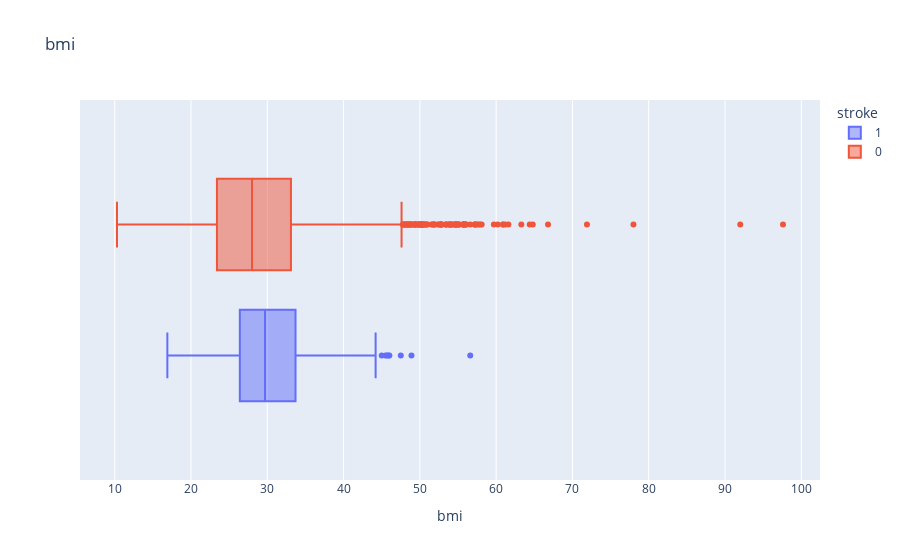

Notebook code for this chart:
### Code cell
px.box(data, x='bmi', color='stroke', title='bmi')

### Figure 1 — Plotly figure (JSON) as saved in the notebook; plotly's stock layout.template omitted (floating-point values rounded to 4 significant figures; data arrays with more than 128 entries replaced by an {"elided": "..."} marker saying what was removed)
{"data": [{"alignmentgroup": "True", "hovertemplate": "stroke=1<br>bmi=%{x}<extra></extra>", "legendgroup": "1", "marker": {"color": "#636efa"}, "name": "1", "notched": false, "offsetgroup": "1", "orientation": "h", "showlegend": true, "type": "box", "x": {"elided": "249 float values"}, "x0": " ", "xaxis": "x", "y0": " ", "yaxis": "y"}, {"alignmentgroup": "True", "hovertemplate": "stroke=0<br>bmi=%{x}<extra></extra>", "legendgroup": "0", "marker": {"color": "#EF553B"}, "name": "0", "notched": false, "offsetgroup": "0", "orientation": "h", "showlegend": true, "type": "box", "x": {"elided": "4861 float values"}, "x0": " ", "xaxis": "x", "y0": " ", "yaxis": "y"}], "layout": {"boxmode": "group", "legend": {"title": {"text": "stroke"}, "tracegroupgap": 0}, "title": {"text": "bmi"}, "xaxis": {"anchor": "y", "domain": [0, 1], "title": {"text": "bmi"}}, "yaxis": {"anchor": "x", "domain": [0, 1]}}}
